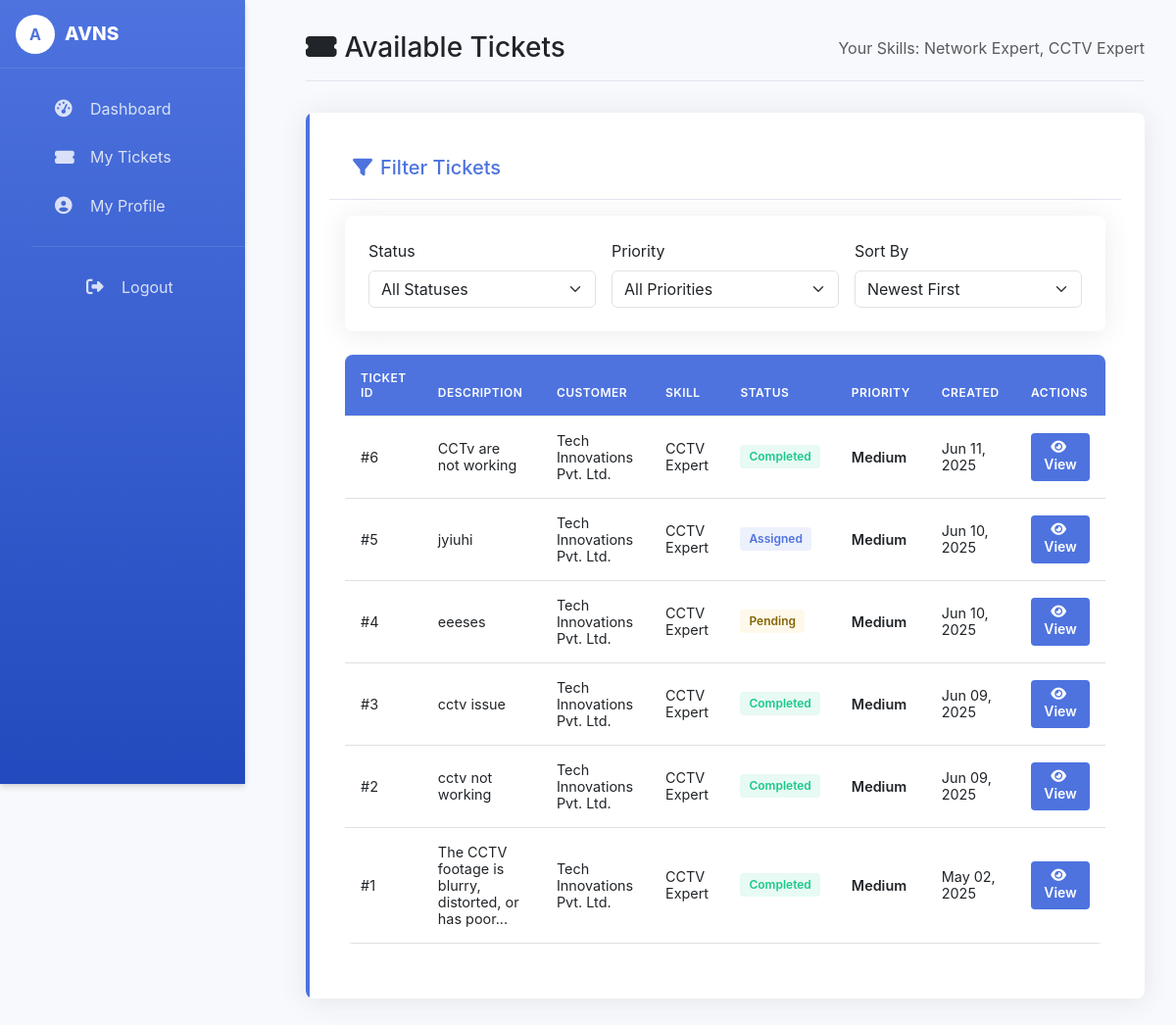
Screenshot of /Freelancer/ticket_listing.php (signed in) with the database file from the repository.
### tables this page shows
CREATE TABLE `ticket` (
  `id` int(11) NOT NULL,
  `customerId` int(11) NOT NULL,
  `freelancerId` int(11) DEFAULT NULL,
  `status` enum('PENDING','ASSIGNED','IN_PROGRESS','RESOLVED','REJECTED','CLOSED') NOT NULL,
  `description` text NOT NULL,
  `createdAt` datetime DEFAULT current_timestamp(),
  `updatedAt` datetime DEFAULT NULL ON UPDATE current_timestamp(),
  `skill_id` int(11) NOT NULL,
  `priority` varchar(20) NOT NULL,
  `remark` varchar(1000) DEFAULT NULL
);

CREATE TABLE `customerdistributor` (
  `id` int(11) NOT NULL,
  `companyName` varchar(255) NOT NULL,
  `mailId` varchar(255) NOT NULL,
  `gstType` enum('REGISTERED','UNREGISTERED') NOT NULL,
  `gstNo` varchar(50) DEFAULT NULL,
  `size` enum('SMALL','MEDIUM','LARGE') NOT NULL,
  `address` varchar(255) NOT NULL,
  `itAdmin` varchar(255) NOT NULL,
  `purchase` varchar(255) NOT NULL,
  `ownerName` varchar(255) NOT NULL,
  `mobileNo` varchar(20) NOT NULL,
  `image` varchar(255) DEFAULT NULL,
  `createdAt` datetime DEFAULT current_timestamp(),
  `updatedAt` datetime DEFAULT NULL ON UPDATE current_timestamp(),
  `password` varchar(255) NOT NULL,
  `sectorId` int(11) NOT NULL,
  `otp` varchar(6) DEFAULT NULL,
  `otp_expiry` datetime DEFAULT NULL,
  `reset_token` varchar(255) DEFAULT NULL,
  `reset_token_expiry` datetime DEFAULT NULL
);

CREATE TABLE `skills` (
  `id` int(11) NOT NULL,
  `skill_name` varchar(100) NOT NULL
);

### Freelancer/ticket_listing.php (the view, shortened to what this page needs)
<?php
include('Config.php');
include('dnav.php');
if (isset($_SESSION['user_id'])) {
    $freelancerId = $_SESSION['user_id'];
    $sqlSkills = "SELECT fs.skill_id, s.skill_name
                 FROM freelancer_skills fs
                 JOIN skills s ON fs.skill_id = s.id
                 WHERE fs.freelancer_id = ? AND fs.is_approved = 1";
    $stmt = $conn->prepare($sqlSkills);
    $stmt->bind_param("i", $freelancerId);
    $stmt->execute();
    $result = $stmt->get_result();
    $freelancerSkills = [];
    $skillNames = [];
    while ($row = $result->fetch_assoc()) {
        $freelancerSkills[] = $row['skill_id'];
        $skillNames[] = $row['skill_name'];
    }
    if (count($freelancerSkills) > 0) {
        $statusFilter = isset($_GET['status']) ? $_GET['status'] : '';
        $sortOrder = isset($_GET['sort']) ? $_GET['sort'] : 'DESC';
        $priorityFilter = isset($_GET['priority']) ? $_GET['priority'] : '';
        $placeholders = implode(',', array_fill(0, count($freelancerSkills), '?'));
        $params = array_merge($freelancerSkills, [$freelancerId]);
        $sqlTickets = "SELECT t.id AS ticket_id, t.description, t.status, t.priority, t.createdAt,
                      c.companyName AS customer_name, s.skill_name
                      FROM Ticket t
                      JOIN customerdistributor c ON t.customerId = c.id
                      JOIN skills s ON t.skill_id = s.id
                      WHERE t.skill_id IN ($placeholders)
                      AND (t.freelancerId IS NULL OR t.freelancerId = ?)";
        $sqlTickets .= " ORDER BY t.createdAt $sortOrder";
        $stmt = $conn->prepare($sqlTickets);
        $types = str_repeat('i', count($freelancerSkills)) . 'i';
        $types .= $statusFilter ? 's' : '';
        $types .= $priorityFilter ? 's' : '';
        $stmt->bind_param($types, ...$params);
        $stmt->execute();
        $ticketResult = $stmt->get_result();
    } else {
        $noSkillsMessage = "No approved skills found for your account.";
    }
} else {
    header("Location: login.php");
    exit();
}
?>
<!DOCTYPE html>
<html lang="en">
<head>
    <link href="https://cdn.jsdelivr.net/npm/bootstrap@5.3.0/dist/css/bootstrap.min.css" rel="stylesheet">
    <link rel="stylesheet" href="https://cdnjs.cloudflare.com/ajax/libs/font-awesome/6.4.0/css/all.min.css">
    <link rel="stylesheet" href="style.css">
</head>
<body>
    <div class="main-container">
        <div class="header">
            <h1 class="h3 mb-0 text-gray-800">
                <i class="fas fa-ticket-alt me-2"></i>Available Tickets
            </h1>
            <div class="text-muted">
                Your Skills: <?php echo implode(', ', $skillNames); ?>
            </div>
        </div>
        <?php if (isset($noSkillsMessage)): ?>
            <div class="card">
                <div class="empty-state">
                    <i class="fas fa-exclamation-circle"></i>
                    <h4>No Approved Skills</h4>
                    <p><?php echo $noSkillsMessage; ?></p>
                    <a href="profile.php" class="btn btn-primary mt-3">
                        <i class="fas fa-user-cog me-2"></i>Update Your Profile
                    </a>
                </div>
            </div>
        <?php else: ?>
            <div class="card">
                <div class="card-header">
                    <h5 class="mb-0"><i class="fas fa-filter me-2"></i>Filter Tickets</h5>
                </div>
                <div class="card-body">
                    <form method="GET" class="filter-section">
                        <div class="filter-row">
                            <div class="filter-group">
                                <label class="form-label">Status</label>
                                <select name="status" class="form-select" onchange="this.form.submit()">
                                    <option value="">All Statuses</option>
                                </select>
                            </div>
                            <div class="filter-group">
                                <label class="form-label">Priority</label>
                                <select name="priority" class="form-select" onchange="this.form.submit()">
                                    <option value="">All Priorities</option>
                                </select>
                            </div>
                            <div class="filter-group">
                                <label class="form-label">Sort By</label>
                                <select name="sort" class="form-select" onchange="this.form.submit()">
                                    <option value="DESC" <?= $sortOrder === 'DESC' ? 'selected' : '' ?>>Newest First</option>
                                </select>
                            </div>
                        </div>
                    </form>
                    <?php if ($ticketResult->num_rows > 0): ?>
                        <div class="table-responsive">
                            <table class="table table-hover">
                                <thead>
                                    <tr>
                                        <th>Ticket ID</th>
                                        <th>Description</th>
                                        <th>Customer</th>
                                        <th>Skill</th>
                                        <th>Status</th>
                                        <th>Priority</th>
                                        <th>Created</th>
                                        <th>Actions</th>
                                    </tr>
                                </thead>
                                <tbody>
                                    <?php while ($ticket = $ticketResult->fetch_assoc()): ?>
                                        <tr>
                                            <td>#<?= htmlspecialchars($ticket['ticket_id']) ?></td>
                                            <td><?= htmlspecialchars(substr($ticket['description'], 0, 50)) . (strlen($ticket['description']) > 50 ? '...' : '') ?></td>
                                            <td><?= htmlspecialchars($ticket['customer_name']) ?></td>
                                            <td><?= htmlspecialchars($ticket['skill_name']) ?></td>
                                            <td>
                                                <?php if ($ticket['status'] === 'PENDING'): ?>
                                                    <span class="badge badge-warning">Pending</span>
                                                <?php elseif ($ticket['status'] === 'ASSIGNED'): ?>
                                                    <span class="badge badge-primary">Assigned</span>
                                                <?php else: ?>
                                                    <span class="badge badge-success">Completed</span>
                                                <?php endif; ?>
                                            </td>
                                            <td class="<?=
                                                $ticket['priority'] === 'High' ? 'priority-high' :
                                                ($ticket['priority'] === 'Medium' ? 'priority-medium' : 'priority-low')
                                            ?>">
                                                <?= htmlspecialchars($ticket['priority']) ?>
                                            </td>
                                            <td><?= date('M d, Y', strtotime($ticket['createdAt'])) ?></td>
                                            <td>
                                                <a href="ticket_details.php?id=<?= htmlspecialchars($ticket['ticket_id']) ?>"
                                                   class="btn btn-view">
                                                   <i class="fas fa-eye me-1"></i> View
                                                </a>
                                            </td>
                                        </tr>
                                    <?php endwhile; ?>
                                </tbody>
                            </table>
                        </div>
                    <?php endif; ?>
                </div>
            </div>
        <?php endif; ?>
    </div>
</body>
</html>

### Freelancer/style.css (style rules this page uses)
:root { --primary-color: #4e73df; --primary-light: #e8f1ff; --secondary-color: #1cc88a; --secondary-light: #d1f7e8; --danger-color: #e74a3b; --danger-light: #fbe9e8; --warning-color: #f6c23e; --warning-light: #fff8e6; --info-color: #36b9cc; --info-light: #e3f6fa; --dark-color: #5a5c69; --light-color: #f8f9fc; --sidebar-width: 250px; --header-height: 70px; --transition-speed: 0.3s; --card-radius: 12px; --shadow-sm: 0 1px 3px rgba(0,0,0,0.12), 0 1px 2px rgba(0,0,0,0.24); --shadow-md: 0 4px 6px rgba(0,0,0,0.1), 0 1px 3px rgba(0,0,0,0.08); --shadow-lg: 0 10px 20px rgba(0,0,0,0.1), 0 6px 6px rgba(0,0,0,0.05); }
* { margin: 0; padding: 0; box-sizing: border-box; font-family: 'Nunito', -apple-system, BlinkMacSystemFont, sans-serif; }
body { background-color: var(--light-color); min-height: 100vh; }
.card { background-color: white; border-radius: var(--card-radius); box-shadow: var(--shadow-sm); transition: all var(--transition-speed); overflow: hidden; padding: 1.5rem; position: relative; }
.card::before { content: ''; position: absolute; top: 0; left: 0; width: 4px; height: 100%; background: var(--primary-color); }
table { width: 100%; border-collapse: collapse; }
th, td { padding: 12px 15px; text-align: left; border-bottom: 1px solid #e0e0e0; }
th { background-color: #f8f9fc; color: var(--dark-color); font-weight: 600; font-size: 0.85rem; text-transform: uppercase; letter-spacing: 0.5px; }
td { font-size: 0.9rem; color: var(--dark-color); }
.card { animation: fadeIn 0.5s ease-out forwards; }
.card:nth-child(2) { animation-delay: 0.2s; }

### Freelancer/ticket_listing.php (style rules this page uses)
:root { --primary: #4e73df; --primary-light: rgba(78, 115, 223, 0.1); --success: #1cc88a; --warning: #f6c23e; --danger: #e74a3b; --dark: #5a5c69; --light: #f8f9fc; }
body { background-color: #f8f9fc; font-family: 'Nunito', sans-serif; }
.main-container { margin-left: 280px; padding: 2rem; transition: margin-left 0.3s; }
.header { display: flex; justify-content: space-between; align-items: center; margin-bottom: 2rem; padding-bottom: 1rem; border-bottom: 1px solid #e3e6f0; }
.card { border: none; border-radius: 0.5rem; box-shadow: 0 0.15rem 1.75rem 0 rgba(58, 59, 69, 0.1); margin-bottom: 2rem; }
.card-header { background-color: white; border-bottom: 1px solid #e3e6f0; padding: 1.25rem 1.5rem; font-weight: 700; color: var(--primary); }
.filter-section { background-color: white; border-radius: 0.5rem; padding: 1.5rem; margin-bottom: 1.5rem; box-shadow: 0 0.15rem 1.75rem 0 rgba(58, 59, 69, 0.1); }
.filter-row { display: flex; gap: 1rem; flex-wrap: wrap; }
.filter-group { flex: 1; min-width: 200px; }
.table-responsive { overflow-x: auto; -webkit-overflow-scrolling: touch; }
.table { background-color: white; border-radius: 0.5rem; overflow: hidden; }
.table th { background-color: var(--primary); color: white; font-weight: 600; text-transform: uppercase; font-size: 0.75rem; letter-spacing: 0.5px; padding: 1rem; }
.table td { vertical-align: middle; padding: 1rem; border-top: 1px solid #e3e6f0; }
.badge { font-size: 0.75rem; font-weight: 600; padding: 0.5em 0.75em; border-radius: 0.25rem; }
.badge-primary { background-color: var(--primary-light); color: var(--primary); }
.badge-success { background-color: rgba(28, 200, 138, 0.1); color: var(--success); }
.badge-warning { background-color: rgba(246, 194, 62, 0.1); color: #856404; }
.btn-view { background-color: var(--primary); color: white; border-radius: 0.25rem; padding: 0.375rem 0.75rem; font-size: 0.875rem; font-weight: 600; }
.priority-medium { color: var(--warning); font-weight: 600; }

### rows the page displays
ticket: id "6", description "CCTv are not working", customerId.companyName "Tech Innovations Pvt. Ltd.", skill.skill_name "CCTV Expert", status "Completed", priority "Medium", createdAt "Jun 11, 2025"
ticket: id "5", description "jyiuhi", customerId.companyName "Tech Innovations Pvt. Ltd.", skill.skill_name "CCTV Expert", status "Assigned", priority "Medium", createdAt "Jun 10, 2025"
ticket: id "4", description "eeeses", customerId.companyName "Tech Innovations Pvt. Ltd.", skill.skill_name "CCTV Expert", status "Pending", priority "Medium", createdAt "Jun 10, 2025"
ticket: id "3", description "cctv issue", customerId.companyName "Tech Innovations Pvt. Ltd.", skill.skill_name "CCTV Expert", status "Completed", priority "Medium", createdAt "Jun 09, 2025"
ticket: id "2", description "cctv not working", customerId.companyName "Tech Innovations Pvt. Ltd.", skill.skill_name "CCTV Expert", status "Completed", priority "Medium", createdAt "Jun 09, 2025"
ticket: id "1", description "The CCTV footage is blurry, distorted, or has poor", customerId.companyName "Tech Innovations Pvt. Ltd.", skill.skill_name "CCTV Expert", status "Completed", priority "Medium", createdAt "May 02, 2025"

### other values shown
implode(', ', $skillNames) "Network Expert, CCTV Expert"
